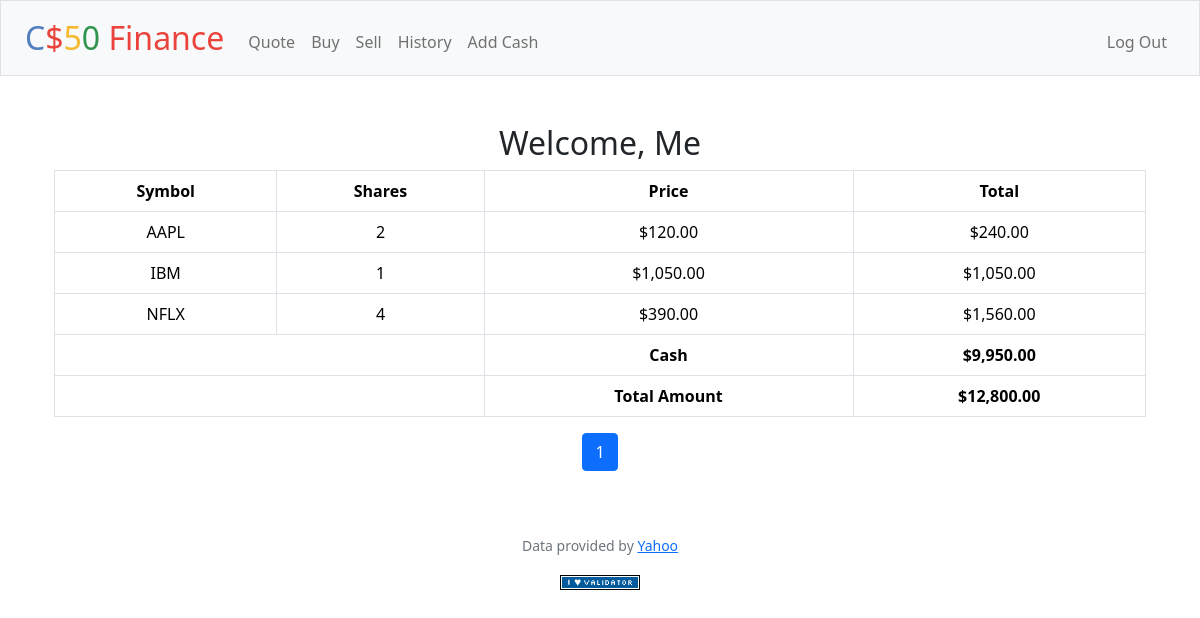
The page / (signed in) on the database its author committed.
### tables this page shows
CREATE TABLE "transactions" (
    id INTEGER PRIMARY KEY AUTOINCREMENT,
    user_id INTEGER NOT NULL,
    symbol TEXT NOT NULL,
    shares INTEGER NOT NULL,
    price NUMERIC NOT NULL,
    date TIMESTAMP DEFAULT CURRENT_TIMESTAMP NOT NULL,
    FOREIGN KEY (user_id) REFERENCES users(id)
);

CREATE TABLE users (id INTEGER PRIMARY KEY AUTOINCREMENT NOT NULL, username TEXT NOT NULL, hash TEXT NOT NULL, cash NUMERIC NOT NULL DEFAULT 10000.00);

### app.py (the view)
@app.route("/")
@login_required
def index():
    user_id = session["user_id"]
    cash_data = db.execute("SELECT cash FROM users WHERE id = ?", (user_id,))
    if not cash_data:
        return apology("User not found.", 404)
    cash = cash_data[0]["cash"]
    transactions = db.execute(
        "SELECT symbol, SUM(shares) AS shares FROM transactions WHERE user_id = ? GROUP BY symbol HAVING SUM(shares) > 0",
        (user_id,)
    )
    page = int(request.args.get("page", 1))
    items_per_page = 10
    start_index = (page - 1) * items_per_page
    end_index = start_index + items_per_page
    portfolio = []
    total_shares_value = 0
    for transaction in transactions[start_index:end_index]:  # Apply pagination
        stock = cached_lookup(transaction["symbol"])
        if not stock:
            continue
        price = stock["price"]
        total = transaction["shares"] * price
        total_shares_value += total
        portfolio.append({
            "symbol": transaction["symbol"],
            "shares": transaction["shares"],
            "price": price,
            "total": total
        })
    user_data = db.execute("SELECT username FROM users WHERE id = ?", (user_id,))
    username = user_data[0]["username"].capitalize() if user_data else "User"
    grand_total = total_shares_value + cash
    total_items = len(transactions)
    total_pages = (total_items + items_per_page - 1) // items_per_page
    has_next = page < total_pages
    has_previous = page > 1
    return render_template(
        "index.html",
        database=portfolio,
        cash=cash,
        username=username,
        grand_total=grand_total,
        page=page,
        total_pages=total_pages,
        has_next=has_next,
        has_previous=has_previous
    )

### app.py (called while the page is built)
@app.after_request
def after_request(response):
    response.headers["Cache-Control"] = "no-cache, no-store, must-revalidate"
    response.headers["Expires"] = 0
    response.headers["Pragma"] = "no-cache"
    return response

### helpers.py (called while the page is built)
def login_required(f):
    @wraps(f)
    def decorated_function(*args, **kwargs):
        if session.get("user_id") is None:
            return redirect("/login")
        return f(*args, **kwargs)
    return decorated_function

def usd(value):
    return f"${value:,.2f}"

### templates/index.html (shortened to what this page needs)
{% extends "layout.html" %}
{% block main %}
<h2>Welcome, {{ username }}</h2>
<table class="table table-bordered">
    <thead class="thead-dark">
        <tr>
            <th scope="col">Symbol</th>
            <th scope="col">Shares</th>
            <th scope="col">Price</th>
            <th scope="col">Total</th>
        </tr>
    </thead>
    <tbody>
        {% for row in database %}
            <tr>
                <td>{{ row.symbol }}</td>
                <td>{{ row.shares }}</td>
                <td>{{ row.price | usd }}</td>
                <td>{{ row.total | usd }}</td>
            </tr>
        {% endfor %}
    </tbody>
    <tfoot>
        <tr>
            <td colspan="2"></td>
            <th scope="col">Cash</th>
            <th scope="col">{{ cash | usd }}</th>
        </tr>
        <tr>
            <td colspan="2"></td>
            <th scope="col">Total Amount</th>
            <th scope="col">{{ grand_total | usd }}</th>
        </tr>
    </tfoot>
</table>
<nav aria-label="Page navigation">
    <ul class="pagination justify-content-center">
        {% for p in range(1, total_pages + 1) %}
            <li class="page-item {% if page == p %}active{% endif %}">
                <a class="page-link" href="/?page={{ p }}">{{ p }}</a>
            </li>
        {% endfor %}
    </ul>
</nav>
{% endblock %}

### templates/layout.html (shortened to what this page needs)
<!DOCTYPE html>
<html lang="en">
    <head>
        <link href="https://cdn.jsdelivr.net/npm/bootstrap@5.3.3/dist/css/bootstrap.min.css" rel="stylesheet">
        <link href="/static/styles.css" rel="stylesheet">
        <link href="https://cdn.jsdelivr.net/npm/bootstrap@5.0.2/dist/css/bootstrap.min.css" rel="stylesheet">
    </head>
    <body>
        <nav class="bg-light border navbar navbar-expand-md navbar-light">
            <div class="container-fluid">
                <a class="navbar-brand" href="/"><span class="blue">C</span><span class="red">$</span><span class="yellow">5</span><span class="green">0</span> <span class="red">Finance</span></a>
                <div class="collapse navbar-collapse" id="navbar">
                    {% if session["user_id"] %}
                        <ul class="navbar-nav me-auto mt-2">
                            <li class="nav-item"><a class="nav-link" href="/quote">Quote</a></li>
                            <li class="nav-item"><a class="nav-link" href="/buy">Buy</a></li>
                            <li class="nav-item"><a class="nav-link" href="/sell">Sell</a></li>
                            <li class="nav-item"><a class="nav-link" href="/history">History</a></li>
                            <li class="nav-item"><a class="nav-link" href="/add_cash">Add Cash</a></li>
                        </ul>
                        <ul class="navbar-nav ms-auto mt-2">
                            <li class="nav-item"><a class="nav-link" href="/logout">Log Out</a></li>
                        </ul>
                    {% else %}
                        <ul class="navbar-nav ms-auto mt-2">
                            <li class="nav-item"><a class="nav-link" href="/register">Register</a></li>
                            <li class="nav-item"><a class="nav-link" href="/login">Log In</a></li>
                        </ul>
                    {% endif %}
                </div>
            </div>
        </nav>
        <main class="container py-5 text-center">
            {% block main %}{% endblock %}
        </main>
        <footer class="mb-5">
            <p class="mb-3 small text-center text-muted">
                Data provided by <a href="https://finance.yahoo.com/">Yahoo</a>
            </p>
            <form action="https://validator.w3.org/check" class="text-center" enctype="multipart/form-data" method="post" target="_blank">
                <input alt="Validate" src="/static/I_heart_validator.png" type="image">
            </form>
        </footer>
    </body>
</html>

### static/styles.css (style rules this page uses)
nav .navbar-brand { font-size: xx-large; }
nav .navbar-brand .blue { color: #537fbe; }
nav .navbar-brand .red { color: #ea433b; }
nav .navbar-brand .yellow { color: #f5b82e; }
nav .navbar-brand .green { color: #2e944b; }

### rows shown on the page
transactions: symbol "AAPL", shares "2", price "$120.00", total "$240.00"
users: cash "$9,950.00"

### other values the page prints
{{ username }} "Me"
{{ row.symbol }} "IBM" "NFLX"
{{ row.shares }} "1" "4"
{{ row.price | usd }} "$1,050.00" "$390.00"
{{ row.total | usd }} "$1,050.00" "$1,560.00"
{{ grand_total | usd }} "$12,800.00"
{{ p }} "1"
